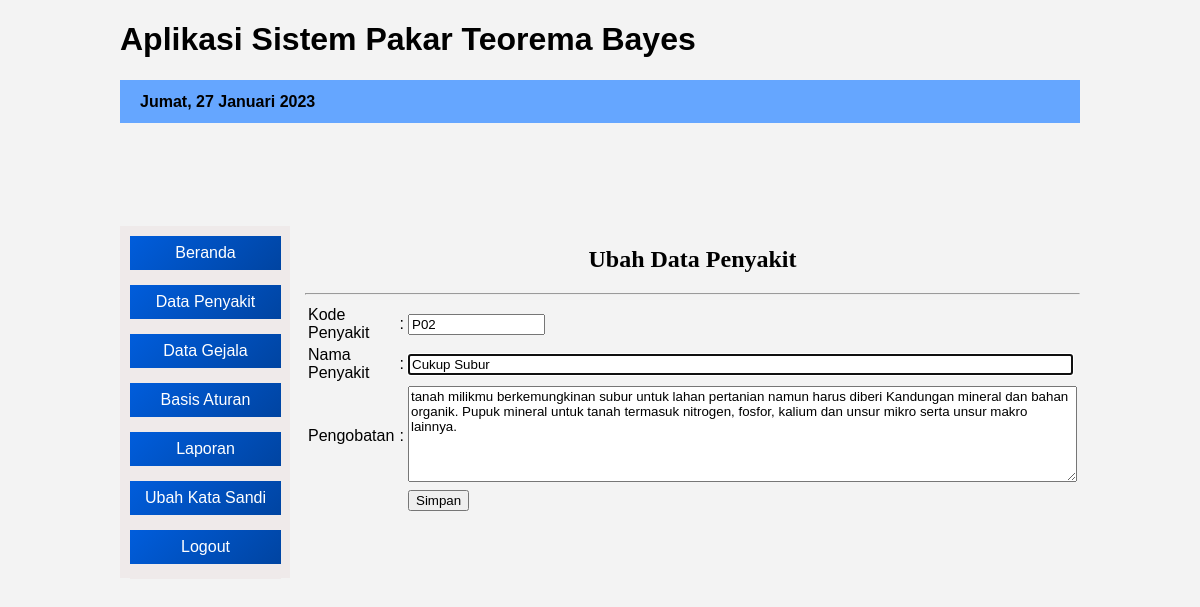
The page /admin/index.php?open=Penyakit-Edit&kode=P02 (signed in) on the database its author committed.
### tables this page shows
CREATE TABLE `tblpenyakit` (
  `kd_penyakit` varchar(7) NOT NULL,
  `nm_penyakit` varchar(40) NOT NULL,
  `nl_penyakit` float NOT NULL,
  `pengobatan` text NOT NULL
);

### admin/penyakit_edit.php (the view, shortened to what this page needs)
<center><h2> Ubah Data Penyakit </h2></center> <hr>
<?php
 include "../lib/koneksi.php";
 ?>
<?php
 $kdpenyakit=$_GET['kode'];
 $data = mysqli_query($konek, "select * from tblpenyakit where kd_penyakit='$kdpenyakit'");
 $hasil = mysqli_fetch_array($data);
 ?>
  <form action="<?php $_SERVER['SELF']; ?>" method="post" >
    <table >
       <tr>
       	  <td>Kode Penyakit </td>
          <td>:</td>
       	  <td><input type="text" name="kd_penyakit" size="14" value="<?php echo $hasil['kd_penyakit'] ;?>" readonly="readonly"/></td>
       </tr>
       <tr>
       	 <td>Nama Penyakit</td>
         <td>:</td>
       	 <td><input type="text" name="nm_penyakit" size="80" maxlength="30" value="<?php echo $hasil['nm_penyakit'] ;?>" autofocus>
       	 </td>
       </tr>
       <tr>
         <td>Pengobatan</td>
         <td>:</td>
         <td><textarea cols="81" rows="6" name="pengobatan"><?php echo $hasil['pengobatan']; ?></textarea></td>
       </tr>
       <tr>
       	  <td>&nbsp;</td>
          <td>&nbsp;</td>
       	  <td><input type="submit" name="btnsimpan" value="Simpan"></td>
       </tr>
    </table>
 </form>

### css/desig1.css (style rules this page uses)
* { font-family: Arial, tahoma, sans-serif; }
body { background-color: #f3f3f3; }
#isi h2 { font-family: tahoma, "Times New Roman", "Maiandra GD", sans-serif; }

### rows shown on the page
tblpenyakit: kd_penyakit "P02", nm_penyakit "Cukup Subur", pengobatan "tanah milikmu berkemungkinan subur untuk lahan pertanian namun harus diberi Kandungan mineral dan bahan organik. Pupuk mineral untuk tanah termasuk nitrogen, fosfor, kalium dan unsur mikro serta unsur makro lainnya."

### other values the page prints
$namabln "Jumat"
$tgl "27"
$namabulan "Januari"
$thn "2023"
